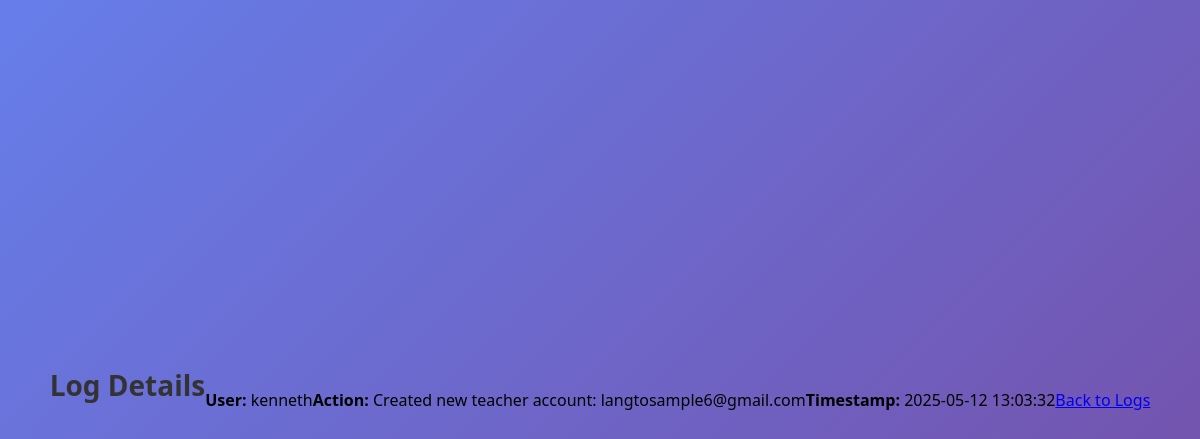
Page /pages/log_details.php?id=29 (signed in) on the committed database.
### tables this page shows
CREATE TABLE `logs` (
  `id` int(11) NOT NULL,
  `user_id` int(11) NOT NULL,
  `action` varchar(255) NOT NULL,
  `ip_address` varchar(45) DEFAULT NULL,
  `user_agent` text DEFAULT NULL,
  `timestamp` timestamp NOT NULL DEFAULT current_timestamp(),
  `details` text DEFAULT NULL
);

CREATE TABLE `users` (
  `id` int(11) NOT NULL,
  `name` varchar(100) NOT NULL,
  `email` varchar(100) NOT NULL,
  `password` varchar(255) NOT NULL,
  `role` enum('admin','teacher','user') NOT NULL DEFAULT 'user',
  `verification_code` varchar(6) DEFAULT NULL,
  `is_verified` tinyint(1) NOT NULL DEFAULT 0,
  `status` tinyint(1) NOT NULL DEFAULT 1,
  `last_login` timestamp NULL DEFAULT NULL,
  `login_attempts` int(11) NOT NULL DEFAULT 0,
  `password_reset_token` varchar(64) DEFAULT NULL,
  `password_reset_expires` timestamp NULL DEFAULT NULL,
  `created_at` timestamp NOT NULL DEFAULT current_timestamp()
);

### pages/log_details.php (the view, shortened to what this page needs)
<?php
require_once __DIR__ . '/../config/database.php';
$log_id = $_GET['id'];
$query = "SELECT logs.*, users.name FROM logs JOIN users ON logs.user_id = users.id WHERE logs.id = ?";
$stmt = $conn->prepare($query);
$stmt->execute([$log_id]);
$log = $stmt->fetch(PDO::FETCH_ASSOC);
?>
<!DOCTYPE html>
<html lang="en">
<head>
    <link rel="stylesheet" href="styles.css">
</head>
<body>
    <h1>Log Details</h1>
    <p><strong>User:</strong> <?= htmlspecialchars($log['name']) ?></p>
    <p><strong>Action:</strong> <?= htmlspecialchars($log['action']) ?></p>
    <p><strong>Timestamp:</strong> <?= htmlspecialchars($log['timestamp']) ?></p>
    <a href="view_logs.php">Back to Logs</a>
</body>
</html>

### assets/styles.css (style rules this page uses)
:root { --primary-color: #007BFF; --secondary-color: #6c757d; --success-color: #28a745; --danger-color: #dc3545; --warning-color: #ffc107; --info-color: #17a2b8; --light-color: #f8f9fa; --dark-color: #343a40; --border-radius: 8px; --box-shadow: 0 2px 15px rgba(0, 0, 0, 0.1); --transition: all 0.3s ease; }
* { margin: 0; padding: 0; box-sizing: border-box; font-family: 'Segoe UI', Tahoma, Geneva, Verdana, sans-serif; }
body { background: linear-gradient(135deg, #667eea 0%, #764ba2 100%); min-height: 100vh; display: flex; align-items: center; justify-content: center; padding: 20px; }
h1 { color: #333; text-align: center; margin-bottom: 30px; font-size: 28px; }

### rows in the picture
logs: user.name "kenneth", action "Created new teacher account: langtosample6@gmail.com", timestamp "2025-05-12 13:03:32"
